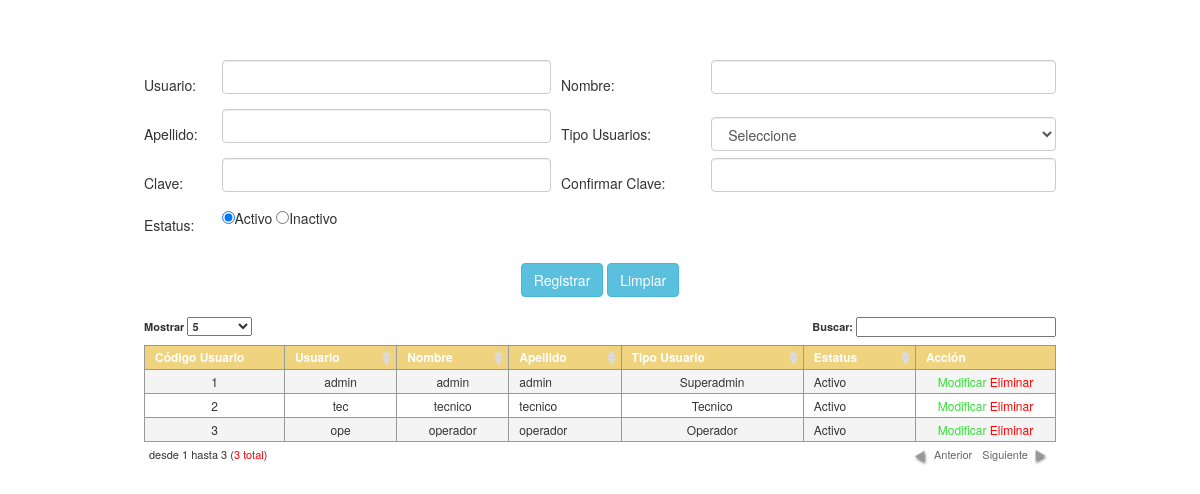
Screenshot of /vista/usuario.php with the database file from the repository.
### tables this page shows
CREATE TABLE `usuarios` (
  `id_usuario` int(11) NOT NULL AUTO_INCREMENT,
  `usuario` varchar(50) DEFAULT NULL,
  `nombre` varchar(50) DEFAULT NULL,
  `apellido` varchar(50) DEFAULT NULL,
  `clave` text,
  `estatus` varchar(20) DEFAULT NULL,
  `id_tipousuario` int(11) DEFAULT NULL,
  PRIMARY KEY (`id_usuario`)
);

CREATE TABLE `tipo_usuario` (
  `id_tipousuario` int(11) NOT NULL AUTO_INCREMENT,
  `tipo_usuario` varchar(50) DEFAULT NULL,
  PRIMARY KEY (`id_tipousuario`)
);

### modelo/Conexion.php (called while the page is built, shortened)
<?php
class Conexion
{
    private static $_server   = 'localhost';
    private static $_user     = 'root';
    private static $_password = '123456';
    protected $bd             = 'wushu';
    private function _abrir_conn() {
        $this->_conn = new mysqli(self::$_server, self::$_user, self::$_password, $this->bd);
        if ((int) $this->_conn->connect_errno == 0) {
            $this->_state_conn = TRUE;
            $this->_conn->set_charset('utf8');
            return $this->_conn;
        }
    }
    public function _query($sql) {
        if ($this->_state_conn === TRUE) {
            $resultado = $this->_conn->query($sql);
            if($resultado){
                return $resultado;
            }else{
                return FALSE;
            }
        }
    }
    public function RetornarRegistros($sql) {
        $result = $this->_query($sql);
        if ($this->_state_conn === TRUE) {
             $count = $result->num_rows;
            if($count > 0){
            while ($row =$result->fetch_array()) {
                $rows[] = $row;
            }
            return $rows;
            }else{
                return FALSE;
            }
        }
    }
}

### vista/usuario.php (the view, shortened to what this page needs)
<?php
require_once '../modelo/Conexion.php';
$obj_conexion = new Conexion();
$sql       = "SELECT  id_tipousuario,  tipo_usuario FROM tipo_usuario";
$resultado = $obj_conexion->RetornarRegistros($sql);
?>
<!DOCTYPE html>
<html>
    <head>
        <link href="../css/bootstrap.css" rel="stylesheet" media="screen"/>
        <link href="../css/estilos.css" rel="stylesheet" media="screen"/>
        <link href="../css/jquery.dataTables.css" rel="stylesheet" media="screen"/>
        <link href="../css/select2.css" rel="stylesheet" media="screen"/>
        <link href="../css/select2-bootstrap.css" rel="stylesheet" media="screen"/>
    </head>
    <body>
        <div style="margin-top: 5%;position: relative;display: block">
            <form id="frmusuario">
                <table width="912" border="0" align="center">
                    <tr>
                        <td width="76">Usuario:</td>
                        <td width="323">
                            <div class="form-group">
                                <input type="text" style="background-color: #ffffff" class="form-control" id="usuario" name="usuario" value="" />
                            </div>
                        </td>
                        <td width="157"><span style="margin-left:10px;">Nombre:</span></td>
                        <td width="338">
                            <div  class="form-group">
                                <input type="text" style="background-color: #ffffff" class="form-control" id="nombre" name="nombre" value="" />
                            </div>
                        </td>
                    </tr>
                    <tr>
                        <td>Apellido:</td>
                        <td>
                            <div  class="form-group">
                                <input type="text" style="background-color: #ffffff" class="form-control" id="apellido" name="apellido" value="" />
                            </div>
                        </td>
                        <td width="157"><span style="margin-left: 10px;">Tipo Usuarios:</span></td>
                        <td>
                            <select name="tipo_usuario" class="form-control" id="tipo_usuario">
                                <option value="0">Seleccione</option>
                            </select>
                        </td>
                    </tr>
                    <tr>
                        <td>Clave:</td>
                        <td>
                            <div id="div_clave" class="form-group">
                                <input type="password" class="form-control" id="clave" name="clave" value="" />
                            </div>
                        </td>
                        <td width="157"><span style="margin-left: 10px;">Confirmar Clave: </span></td>
                        <td>
                            <div id="div_confirmar" class="form-group">
                                <input type="password" class="form-control" id="confir_clave" name="confir_clave" value="" />
                            </div>
                        </td>
                    </tr>
                    <tr>
                        <td>Estatus:</td>
                        <td>
                            <div class="form-group">
                                <input type="radio" name="estatus" value="Activo"   id="activo" checked="checked" />Activo
                                <input type="radio" name="estatus" value="Inactivo" id="inactivo" />Inactivo
                            </div>
                        </td>
                        <td colspan="4">&nbsp;</td>
                    </tr>
                    <tr>
                        <td colspan="4">&nbsp;</td>
                    </tr>
                    <tr>
                        <td colspan="4" align="center">
                            <button type="button" id="ingresar" class="btn btn-info">Registrar</button>
                            <button type="button" id="limpiar" class="btn btn-info">Limpiar</button>
                        </td>
                    </tr>
                    <tr>
                        <td colspan="4" align="center">&nbsp;</td>
                    </tr>
                    <tr>
                        <td colspan="4" align="center">
                            <table border="0" id="tbl_usuario" class="dataTable">
                                <thead>
                                    <tr>
                                        <th>C&oacute;digo Usuario</th>
                                        <th>Usuario</th>
                                        <th>Nombre</th>
                                        <th>Apellido</th>
                                        <th>Tipo Usuario</th>
                                        <th>Estatus</th>
                                        <th>Acci&oacute;n</th>
                                    </tr>
                                </thead>
                                <tbody>
                                    <?php
                                    $sql                 = "SELECT
                                                    usu.id_usuario,
                                                    usu.usuario,
                                                    usu.nombre,
                                                    usu.apellido,
                                                    tpu.tipo_usuario AS tipiusuario,
                                                    usu.estatus
                                                  FROM usuarios usu
                                                  INNER JOIN tipo_usuario tpu ON tpu.id_tipousuario = usu.id_tipousuario;";
                                    $resgistros          = $obj_conexion->RetornarRegistros($sql);
                                    $es_array = is_array($resgistros) ? TRUE : FALSE;
                                    if ($es_array == TRUE) {
                                        for ($i = 0; $i < count($resgistros); $i++) {
                                            ?>
                                            <tr>
                                                <td><?php echo $resgistros[$i]['id_usuario'] ?></td>
                                                <td><?php echo $resgistros[$i]['usuario'] ?></td>
                                                <td><?php echo $resgistros[$i]['nombre'] ?></td>
                                                <td><?php echo $resgistros[$i]['apellido'] ?></td>
                                                <td><?php echo $resgistros[$i]['tipiusuario'] ?></td>
                                                <td><?php echo $resgistros[$i]['estatus'] ?></td>
                                                <td>
                                                    <span class="accion modificar">Modificar</span>
                                                    <span class="accion eliminar">Eliminar</span>
                                                </td>
                                            </tr>
                                            <?php
                                        }
                                    }
                                    ?>
                                </tbody>
                            </table>
                        </td>
                    </tr>
                    <tr>
                        <td colspan="4" align="center">&nbsp;</td>
                    </tr>
                </table>
            </form>
        </div>
    </body>
</html>

### css/estilos.css (style rules this page uses)
.modificar { color :#37df3c }
.eliminar { color :#FF0000; }
.accion { cursor: pointer; }

### vista/usuario.php (style rules this page uses)
body { background-color: transparent; }

### rows the page displays
usuarios: id_usuario "1", usuario "admin", nombre "admin", apellido "admin", id_tipousuario.tipo_usuario "Superadmin", estatus "Activo"
usuarios: id_usuario "2", usuario "tec", nombre "tecnico", apellido "tecnico", id_tipousuario.tipo_usuario "Tecnico", estatus "Activo"
usuarios: id_usuario "3", usuario "ope", nombre "operador", apellido "operador", id_tipousuario.tipo_usuario "Operador", estatus "Activo"
